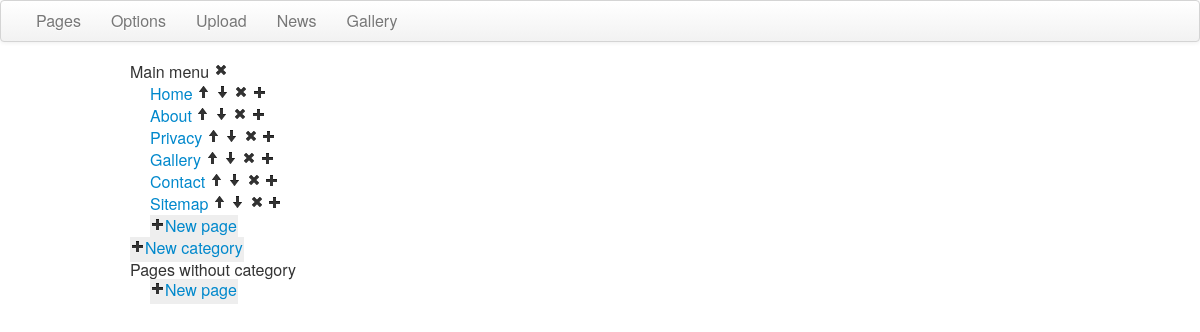
The app's page /CMS/page/index (signed in) with its own data.
### tables this page shows
CREATE TABLE `category` (
  `id` int(11) NOT NULL AUTO_INCREMENT,
  `title` varchar(50) NOT NULL,
  `name` varchar(50) NOT NULL,
  PRIMARY KEY (`id`)
);

CREATE TABLE `category_page` (
  `category` int(11) NOT NULL,
  `page` int(11) NOT NULL,
  `position` int(11) NOT NULL,
  PRIMARY KEY (`category`,`page`),
  KEY `page` (`page`),
  CONSTRAINT `category_page_ibfk_1` FOREIGN KEY (`category`) REFERENCES `category` (`id`) ON DELETE CASCADE ON UPDATE CASCADE,
  CONSTRAINT `category_page_ibfk_2` FOREIGN KEY (`page`) REFERENCES `page` (`id`) ON DELETE CASCADE ON UPDATE CASCADE
);

CREATE TABLE `page` (
  `id` int(11) NOT NULL AUTO_INCREMENT,
  `title` varchar(100) NOT NULL,
  `name` varchar(100) NOT NULL,
  `content` text NOT NULL,
  `description` varchar(200) NOT NULL,
  `keywords` varchar(200) NOT NULL,
  `module` int(11) NOT NULL,
  `date` timestamp NOT NULL DEFAULT CURRENT_TIMESTAMP ON UPDATE CURRENT_TIMESTAMP,
  PRIMARY KEY (`id`)
);

### CMS/core/loader.php (called while the page is built)
<?php
    class Loader {
        private $_controller;
        private $_action;
        private $_urlValues;
        public function __construct($urlValues) {
            $this->_urlValues = $urlValues;
            if ($this->_urlValues["controller"] == "") {
                $this->_controller = "HomeController";
            } else {
                $this->_controller = ucfirst($this->_urlValues["controller"]) . "Controller";
            }
            if ($this->_urlValues["action"] == "") {
                $this->_action = "index";
            } else {
                $this->_action = $this->_urlValues["action"];
            }
        }
        public function createController() {
            if (class_exists($this->_controller)) {
                $parents = class_parents($this->_controller);
                if (in_array("BaseController", $parents)) {
                    if (method_exists($this->_controller, $this->_action)) {
                        return new $this->_controller($this->_action, $this->_urlValues);
                    } else {
                        echo "Bad action name";
                    }
                } else {
                    echo "Bad controller";
                }
            } else {
                echo "Bad URL";
            }
            return false;
        }
    }

### CMS/core/config.php (called while the page is built, shortened)
<?php
    require_once(CMS_PATH . "database/Database.php");
    require_once(CMS_PATH . "core/helpers.php");
    function autoLoader($class) {
        $matches = array();
        preg_match("/[A-Z][a-z]+$/", $class, $matches);
        $directory = strtolower($matches[0]) . "s";
        $filePath = CMS_PATH . "/" . $directory . "/" . $class . ".php";
        return false;
    }

### CMS/core/helpers.php (called while the page is built, shortened)
<?php
    function isAuthorized() {
        if (isset($_SESSION["logged_in"]) && $_SESSION["logged_in"] == true) {
            return true;
        }
        else {
            return false;
        }
    }

### CMS/controllers/BaseController.php (called while the page is built, shortened)
<?php
    class BaseController {
        private $_action = "";
        protected $template_dir = "views/";
        protected $vars = array();
        public function __construct($action, $urlValues) {
            $this->_action = $action;
        }
        public function executeAction() {
            return $this->{$this->_action}();
        }
        public function render($view_file) {
            self::render_view("template.php");
        }
        public function render_view($view_file) {
            require_once(CMS_PATH . $this->template_dir . $view_file);
        }
        public function __set($name, $value) {
            $this->vars[$name] = $value;
        }
        public function __get($name) {
            return $this->vars[$name];
        }
    }

### CMS/controllers/PageController.php (called while the page is built, shortened)
<?php
class PageController extends BaseController {
    public function index() {
        $this->categories = CategoryModel::selectCategoriesAndPages();
        $this->render("page/index.php");
    }
}

### CMS/database/Database.php (called while the page is built, shortened)
<?php
	class Database {
		private static function initConnection() {
			try {
				$dbh = new PDO('mysql:host=localhost;dbname=' . MYSQLDATABASE,
					MYSQLUSER, MYSQLPASSWORD, array(PDO::ATTR_PERSISTENT => true,
                        PDO::ATTR_ERRMODE => PDO::ERRMODE_WARNING));
			} catch(PDOException $e) {
				echo $e->getMessage();
			}
			return $dbh;
		}
		public static function selectAllElements($table, $order = null) {
			$query = "SELECT * FROM " . $table;
			$result = self::executeQuery($query);
			return $result->fetchAll(PDO::FETCH_ASSOC);
		}
        public static function selectElemetsWithJoin(array $tableLeft, array $tableRight, array $conditions = null, $order = NULL) {
                $query = "SELECT * FROM " . $tableLeft["table"] . " JOIN " . $tableRight["table"] . " ON ";
                $query .= $tableLeft["key"] . " = " . $tableRight["key"];
                if ($conditions) {
                    $query .= " WHERE ";
                    $query .= self::keysToString($conditions, " AND ", "= :", "_condition ", true);
                }
                if ($order) {
                    $query .= " ORDER BY " . $order;
                }
                $result = self::executeQuery($query, self::createParametersArray(null, $conditions));
                return $result->fetchAll(PDO::FETCH_ASSOC);
        }
		private static function createParametersArray($elementData, $conditions = null) {
			$parameters = array();
			if($conditions) {
				foreach($conditions as $key => $value) {
					$value = preg_replace("/^!/", "", $value);
					$parameters[str_replace(".", "_", $key) . "_condition"] = $value;
				}
			}
			return $parameters;
		}
		private static function executeQuery($query, $parameters = null, &$dbh = NULL) {
		    $dbh = self::initConnection();
			$sth = $dbh->prepare($query);
			if($parameters) {
				$parametersKeys = array_keys($parameters);
				foreach($parametersKeys as $key) {
					$sth->bindParam(":" . $key, $parameters[$key]);
				}
			}
            $sth->execute();
			return $sth;
		}
		private static function keysToString($array,  $additionWord = "", $prefix = "", $suffix = "", $keyInFront = false) {
			$arrayKeys = array_keys($array);
			$lastArrayKey = end($arrayKeys);
			$string = "";
			foreach ($arrayKeys as $key) {
				if($keyInFront) {
					$string .= $key;
				}
				(preg_match("/^!/", $array[$key])) ? $prefix = "!" . $prefix : NULL;
				$string .= " " . $prefix . str_replace(".", "_", $key) . $suffix;
			}
			return $string;
		}
    }

### CMS/models/CategoryModel.php (called while the page is built, shortened)
<?php
    class CategoryModel extends BaseModel {
        private static $table = "category";
        public static function selectAllCategories() {
            return Database::selectAllElements(self::$table);
        }
        public static function selectCategoriesAndPages() {
            $categories = self::selectAllCategories();
            $categoriesWithName = array();
            foreach ($categories as $category) {
                $name = $category["name"];
                $categoriesWithName[$name] = $category;
                $pages = PageModel::selectPagesFromCategory($category["id"]);
                $categoriesWithName[$name]["pages"] = $pages;
            }
            return $categoriesWithName;
        }
    }

### CMS/models/PageModel.php (called while the page is built, shortened)
<?php
    class PageModel extends BasePageModel {
        public static function selectPagesFromCategory($category) {
            $pageTable = array("table" => "page", "key" => "id");
            $categoryPageTable = array("table" => "category_page", "key" => "page");
            $pages = Database::selectElemetsWithJoin($pageTable, $categoryPageTable, array("category" => $category), "position");
            $pagesWithSubpages = array();
            foreach ($pages as $page) {
                $page["subpages"] = PageModel::selectSubpages($page["id"]);
                $page["moduleName"] = BasePageModel::selectModuleName($page["module"]);
                $pagesWithSubpages[] = $page;
            }
            return $pagesWithSubpages;
        }
    }

### CMS/views/page/index.php (the view, shortened to what this page needs)
<ul id="categories" class="unstyled">
    <?php foreach ($this->categories as $category): ?>
        <li>
            <?=$category["title"]?>
            <a href="<?=ABSOLUTE_PATH?>category/delete/<?=$category["id"]?>"><i class="icon-remove"></i></a>
        </li>
        <ul class="category unstyled">
            <?php foreach ($category["pages"] as $page): ?>
            <li>
                <a href="<?=ABSOLUTE_PATH?><?=$page["moduleName"]?>/show/<?=$page["id"]?>"><?=$page["title"]?></a>
                <a href="<?=ABSOLUTE_PATH?>page/up/<?=$page["id"]?>/<?=$category["id"]?>"><i class="icon-arrow-up"></i></a>
                <a href="<?=ABSOLUTE_PATH?>page/down/<?=$page["id"]?>/<?=$category["id"]?>"><i class="icon-arrow-down"></i></a>
                <a href="<?=ABSOLUTE_PATH?>page/delete/<?=$page["id"]?>/<?=$category["id"]?>"><i class="icon-remove"></i></a>
                <a href="<?=ABSOLUTE_PATH?>subpage/create/<?=$page["id"]?>"><i class="icon-plus"></i></a>
            </li>
            <?php endforeach ?>
            <li class="create"><i class="icon-plus"></i><a href="<?=ABSOLUTE_PATH?>page/create/<?=$category["id"]?>"><?=_("New page")?></a></li>
        </ul>
    <?php endforeach ?>
    <li class="create"><i class="icon-plus"></i><a href="<?=ABSOLUTE_PATH?>category/create"><?=_("New category")?></a></li>
</ul>
<?=_("Pages without category")?>
<ul class="category unstyled">
    <li class="create"><i class="icon-plus"></i><a href="<?=ABSOLUTE_PATH?>page/create"><?=_("New page")?></a></li>
</ul>

### CMS/index.php (shortened to what this page needs)
<?php
    require_once("core/config.php");
    require_once(CMS_PATH . "core/loader.php");
    $loader = new Loader($_GET);
    $controller = $loader->createController();
    if($controller) {
        if(isAuthorized() || $controller->checkAction("login")) {
            $controller->executeAction();
        } else {
            redirect("home/login");
        }
    }

### CMS/views/template.php (shortened to what this page needs)
<!DOCTYPE html>
<html lang="en">
<head>
    <link rel="stylesheet" type="text/css"
          href="<?=ABSOLUTE_PATH?>views/style/css/bootstrap.css" />
    <link rel="stylesheet" type="text/css"
          href="<?=ABSOLUTE_PATH?>views/style/css/main.css" />
</head>
<body>
    <div class="navbar">
        <div class="navbar-inner">
            <ul class="nav">
                <li><a href="<?=ABSOLUTE_PATH?>page/index">Pages</a></li>
                <li><a href="<?=ABSOLUTE_PATH?>site/index"><?=_("Options")?></a></li>
                <li><a href="<?=ABSOLUTE_PATH?>upload/index"><?=_("Upload")?></a></li>
                <li><a href="<?=ABSOLUTE_PATH?>news/index"><?=_("News")?></a></li>
                <li><a href="<?=ABSOLUTE_PATH?>gallery/index"><?=_("Gallery")?></a></li>
            </ul>
        </div>
    </div>
    <div class="container">
        <?php $this->render_view($this->view_file) ?>
    </div>
</body>
</html>

### CMS/views/style/css/main.css (style rules this page uses)
.create { display: inline; background-color: #EEE; padding: 1px; }
.category li { margin-left: 20px; }

### records on screen
category: title "Main menu"
category_page: page.title "Home"
category_page: page.title "About"
category_page: page.title "Privacy"
category_page: page.title "Gallery"
category_page: page.title "Contact"
category_page: page.title "Sitemap"

### other values on screen
_("Options") "Options"
_("Upload") "Upload"
_("News") "News"
_("Gallery") "Gallery"
_("New category") "New category"
_("Pages without category") "Pages without category"
_("New page") "New page"
